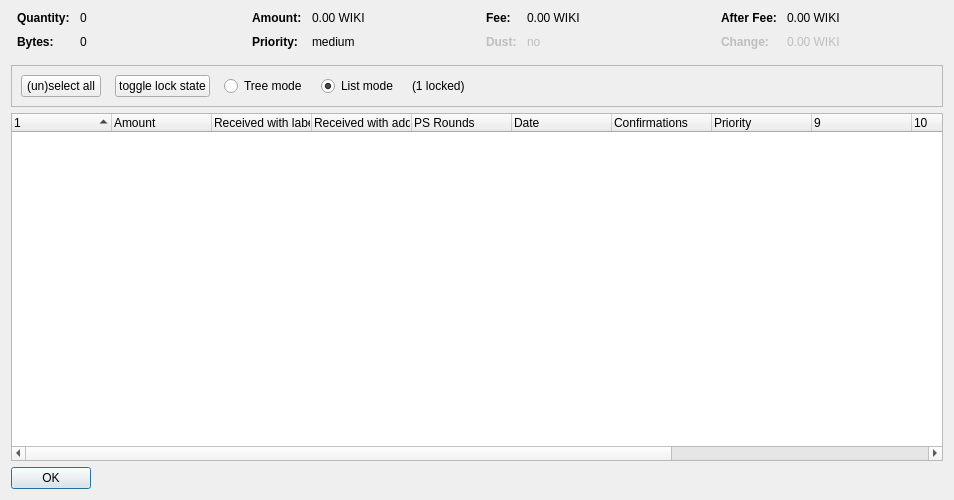
<?xml version="1.0" encoding="UTF-8"?>
<ui version="4.0">
 <class>CoinControlDialog</class>
 <widget class="QDialog" name="CoinControlDialog">
  <property name="geometry">
   <rect>
    <x>0</x>
    <y>0</y>
    <width>954</width>
    <height>500</height>
   </rect>
  </property>
  <property name="windowTitle">
   <string>Coin Selection</string>
  </property>
  <layout class="QVBoxLayout" name="verticalLayout">
   <item>
    <layout class="QHBoxLayout" name="horizontalLayoutTop" stretch="0,0,0,0">
     <property name="topMargin">
      <number>0</number>
     </property>
     <property name="bottomMargin">
      <number>10</number>
     </property>
     <item>
      <layout class="QFormLayout" name="formLayoutCoinControl1">
       <property name="horizontalSpacing">
        <number>10</number>
       </property>
       <property name="verticalSpacing">
        <number>10</number>
       </property>
       <property name="leftMargin">
        <number>6</number>
       </property>
       <property name="rightMargin">
        <number>6</number>
       </property>
       <item row="0" column="0">
        <widget class="QLabel" name="labelCoinControlQuantityText">
         <property name="font">
          <font>
           <weight>75</weight>
           <bold>true</bold>
          </font>
         </property>
         <property name="text">
          <string>Quantity:</string>
         </property>
        </widget>
       </item>
       <item row="0" column="1">
        <widget class="QLabel" name="labelCoinControlQuantity">
         <property name="cursor">
          <cursorShape>IBeamCursor</cursorShape>
         </property>
         <property name="contextMenuPolicy">
          <enum>Qt::ActionsContextMenu</enum>
         </property>
         <property name="text">
          <string notr="true">0</string>
         </property>
         <property name="textInteractionFlags">
          <set>Qt::LinksAccessibleByMouse|Qt::TextSelectableByKeyboard|Qt::TextSelectableByMouse</set>
         </property>
        </widget>
       </item>
       <item row="1" column="0">
        <widget class="QLabel" name="labelCoinControlBytesText">
         <property name="font">
          <font>
           <weight>75</weight>
           <bold>true</bold>
          </font>
         </property>
         <property name="text">
          <string>Bytes:</string>
         </property>
        </widget>
       </item>
       <item row="1" column="1">
        <widget class="QLabel" name="labelCoinControlBytes">
         <property name="cursor">
          <cursorShape>IBeamCursor</cursorShape>
         </property>
         <property name="contextMenuPolicy">
          <enum>Qt::ActionsContextMenu</enum>
         </property>
         <property name="text">
          <string notr="true">0</string>
         </property>
         <property name="textInteractionFlags">
          <set>Qt::LinksAccessibleByMouse|Qt::TextSelectableByKeyboard|Qt::TextSelectableByMouse</set>
         </property>
        </widget>
       </item>
      </layout>
     </item>
     <item>
      <layout class="QFormLayout" name="formLayoutCoinControl2">
       <property name="horizontalSpacing">
        <number>10</number>
       </property>
       <property name="verticalSpacing">
        <number>10</number>
       </property>
       <property name="leftMargin">
        <number>6</number>
       </property>
       <property name="rightMargin">
        <number>6</number>
       </property>
       <item row="0" column="0">
        <widget class="QLabel" name="labelCoinControlAmountText">
         <property name="font">
          <font>
           <weight>75</weight>
           <bold>true</bold>
          </font>
         </property>
         <property name="text">
          <string>Amount:</string>
         </property>
        </widget>
       </item>
       <item row="0" column="1">
        <widget class="QLabel" name="labelCoinControlAmount">
         <property name="cursor">
          <cursorShape>IBeamCursor</cursorShape>
         </property>
         <property name="contextMenuPolicy">
          <enum>Qt::ActionsContextMenu</enum>
         </property>
         <property name="text">
          <string notr="true">0.00 WIKI</string>
         </property>
         <property name="textInteractionFlags">
          <set>Qt::LinksAccessibleByMouse|Qt::TextSelectableByKeyboard|Qt::TextSelectableByMouse</set>
         </property>
        </widget>
       </item>
       <item row="1" column="0">
        <widget class="QLabel" name="labelCoinControlPriorityText">
         <property name="font">
          <font>
           <weight>75</weight>
           <bold>true</bold>
          </font>
         </property>
         <property name="text">
          <string>Priority:</string>
         </property>
        </widget>
       </item>
       <item row="1" column="1">
        <widget class="QLabel" name="labelCoinControlPriority">
         <property name="cursor">
          <cursorShape>IBeamCursor</cursorShape>
         </property>
         <property name="contextMenuPolicy">
          <enum>Qt::ActionsContextMenu</enum>
         </property>
         <property name="text">
          <string>medium</string>
         </property>
         <property name="textInteractionFlags">
          <set>Qt::LinksAccessibleByMouse|Qt::TextSelectableByKeyboard|Qt::TextSelectableByMouse</set>
         </property>
        </widget>
       </item>
      </layout>
     </item>
     <item>
      <layout class="QFormLayout" name="formLayoutCoinControl3">
       <property name="horizontalSpacing">
        <number>10</number>
       </property>
       <property name="verticalSpacing">
        <number>10</number>
       </property>
       <property name="leftMargin">
        <number>6</number>
       </property>
       <property name="rightMargin">
        <number>6</number>
       </property>
       <item row="0" column="0">
        <widget class="QLabel" name="labelCoinControlFeeText">
         <property name="font">
          <font>
           <weight>75</weight>
           <bold>true</bold>
          </font>
         </property>
         <property name="text">
          <string>Fee:</string>
         </property>
        </widget>
       </item>
       <item row="0" column="1">
        <widget class="QLabel" name="labelCoinControlFee">
         <property name="cursor">
          <cursorShape>IBeamCursor</cursorShape>
         </property>
         <property name="contextMenuPolicy">
          <enum>Qt::ActionsContextMenu</enum>
         </property>
         <property name="text">
          <string notr="true">0.00 WIKI</string>
         </property>
         <property name="textInteractionFlags">
          <set>Qt::LinksAccessibleByMouse|Qt::TextSelectableByKeyboard|Qt::TextSelectableByMouse</set>
         </property>
        </widget>
       </item>
       <item row="1" column="0">
        <widget class="QLabel" name="labelCoinControlLowOutputText">
         <property name="enabled">
          <bool>false</bool>
         </property>
         <property name="font">
          <font>
           <weight>75</weight>
           <bold>true</bold>
          </font>
         </property>
         <property name="text">
          <string>Dust:</string>
         </property>
        </widget>
       </item>
       <item row="1" column="1">
        <widget class="QLabel" name="labelCoinControlLowOutput">
         <property name="enabled">
          <bool>false</bool>
         </property>
         <property name="cursor">
          <cursorShape>IBeamCursor</cursorShape>
         </property>
         <property name="contextMenuPolicy">
          <enum>Qt::ActionsContextMenu</enum>
         </property>
         <property name="text">
          <string>no</string>
         </property>
         <property name="textInteractionFlags">
          <set>Qt::LinksAccessibleByMouse|Qt::TextSelectableByKeyboard|Qt::TextSelectableByMouse</set>
         </property>
        </widget>
       </item>
      </layout>
     </item>
     <item>
      <layout class="QFormLayout" name="formLayoutCoinControl4">
       <property name="horizontalSpacing">
        <number>10</number>
       </property>
       <property name="verticalSpacing">
        <number>10</number>
       </property>
       <property name="leftMargin">
        <number>6</number>
       </property>
       <property name="rightMargin">
        <number>6</number>
       </property>
       <item row="0" column="0">
        <widget class="QLabel" name="labelCoinControlAfterFeeText">
         <property name="font">
          <font>
           <weight>75</weight>
           <bold>true</bold>
          </font>
         </property>
         <property name="text">
          <string>After Fee:</string>
         </property>
        </widget>
       </item>
       <item row="0" column="1">
        <widget class="QLabel" name="labelCoinControlAfterFee">
         <property name="cursor">
          <cursorShape>IBeamCursor</cursorShape>
         </property>
         <property name="contextMenuPolicy">
          <enum>Qt::ActionsContextMenu</enum>
         </property>
         <property name="text">
          <string notr="true">0.00 WIKI</string>
         </property>
         <property name="textInteractionFlags">
          <set>Qt::LinksAccessibleByMouse|Qt::TextSelectableByKeyboard|Qt::TextSelectableByMouse</set>
         </property>
        </widget>
       </item>
       <item row="1" column="0">
        <widget class="QLabel" name="labelCoinControlChangeText">
         <property name="enabled">
          <bool>false</bool>
         </property>
         <property name="font">
          <font>
           <weight>75</weight>
           <bold>true</bold>
          </font>
         </property>
         <property name="text">
          <string>Change:</string>
         </property>
        </widget>
       </item>
       <item row="1" column="1">
        <widget class="QLabel" name="labelCoinControlChange">
         <property name="enabled">
          <bool>false</bool>
         </property>
         <property name="cursor">
          <cursorShape>IBeamCursor</cursorShape>
         </property>
         <property name="contextMenuPolicy">
          <enum>Qt::ActionsContextMenu</enum>
         </property>
         <property name="text">
          <string notr="true">0.00 WIKI</string>
         </property>
         <property name="textInteractionFlags">
          <set>Qt::LinksAccessibleByMouse|Qt::TextSelectableByKeyboard|Qt::TextSelectableByMouse</set>
         </property>
        </widget>
       </item>
      </layout>
     </item>
    </layout>
   </item>
   <item>
    <widget class="QFrame" name="frame">
     <property name="minimumSize">
      <size>
       <width>0</width>
       <height>40</height>
      </size>
     </property>
     <property name="frameShape">
      <enum>QFrame::StyledPanel</enum>
     </property>
     <property name="frameShadow">
      <enum>QFrame::Sunken</enum>
     </property>
     <layout class="QHBoxLayout" name="horizontalLayout">
      <item>
       <layout class="QHBoxLayout" name="horizontalLayoutPanel" stretch="0,0,0,0,0,0">
        <property name="spacing">
         <number>14</number>
        </property>
        <item>
         <widget class="QPushButton" name="pushButtonSelectAll">
          <property name="sizePolicy">
           <sizepolicy hsizetype="Maximum" vsizetype="Fixed">
            <horstretch>0</horstretch>
            <verstretch>0</verstretch>
           </sizepolicy>
          </property>
          <property name="text">
           <string>(un)select all</string>
          </property>
          <property name="autoDefault">
           <bool>false</bool>
          </property>
         </widget>
        </item>
        <item>
         <widget class="QPushButton" name="pushButtonToggleLock">
          <property name="sizePolicy">
           <sizepolicy hsizetype="Maximum" vsizetype="Fixed">
            <horstretch>0</horstretch>
            <verstretch>0</verstretch>
           </sizepolicy>
          </property>
          <property name="text">
           <string>toggle lock state</string>
          </property>
          <property name="autoDefault">
           <bool>false</bool>
          </property>
         </widget>
        </item>
        <item>
         <widget class="QRadioButton" name="radioTreeMode">
          <property name="sizePolicy">
           <sizepolicy hsizetype="Maximum" vsizetype="Fixed">
            <horstretch>0</horstretch>
            <verstretch>0</verstretch>
           </sizepolicy>
          </property>
          <property name="text">
           <string>Tree mode</string>
          </property>
         </widget>
        </item>
        <item>
         <widget class="QRadioButton" name="radioListMode">
          <property name="sizePolicy">
           <sizepolicy hsizetype="Maximum" vsizetype="Fixed">
            <horstretch>0</horstretch>
            <verstretch>0</verstretch>
           </sizepolicy>
          </property>
          <property name="text">
           <string>List mode</string>
          </property>
          <property name="checked">
           <bool>true</bool>
          </property>
         </widget>
        </item>
        <item>
         <widget class="QLabel" name="labelLocked">
          <property name="text">
           <string>(1 locked)</string>
          </property>
         </widget>
        </item>
        <item>
         <spacer name="horizontalSpacer">
          <property name="orientation">
           <enum>Qt::Horizontal</enum>
          </property>
          <property name="sizeHint" stdset="0">
           <size>
            <width>40</width>
            <height>20</height>
           </size>
          </property>
         </spacer>
        </item>
       </layout>
      </item>
     </layout>
    </widget>
   </item>
   <item>
    <widget class="CoinControlTreeWidget" name="treeWidget">
     <property name="contextMenuPolicy">
      <enum>Qt::CustomContextMenu</enum>
     </property>
     <property name="sortingEnabled">
      <bool>false</bool>
     </property>
     <property name="columnCount">
      <number>13</number>
     </property>
     <attribute name="headerShowSortIndicator" stdset="0">
      <bool>true</bool>
     </attribute>
     <attribute name="headerStretchLastSection">
      <bool>false</bool>
     </attribute>
     <column>
      <property name="text">
       <string/>
      </property>
     </column>
     <column>
      <property name="text">
       <string>Amount</string>
      </property>
     </column>
     <column>
      <property name="text">
       <string>Received with label</string>
      </property>
     </column>
     <column>
      <property name="text">
       <string>Received with address</string>
      </property>
     </column>
     <column>
      <property name="text">
       <string>PS Rounds</string>
      </property>
     </column>
     <column>
      <property name="text">
       <string>Date</string>
      </property>
     </column>
     <column>
      <property name="text">
       <string>Confirmations</string>
      </property>
      <property name="toolTip">
       <string>Confirmed</string>
      </property>
     </column>
     <column>
      <property name="text">
       <string>Priority</string>
      </property>
     </column>
     <column>
      <property name="text">
       <string/>
      </property>
     </column>
     <column>
      <property name="text">
       <string/>
      </property>
     </column>
     <column>
      <property name="text">
       <string/>
      </property>
     </column>
     <column>
      <property name="text">
       <string/>
      </property>
     </column>
     <column>
      <property name="text">
       <string/>
      </property>
     </column>
    </widget>
   </item>
   <item>
    <widget class="QDialogButtonBox" name="buttonBox">
     <property name="sizePolicy">
      <sizepolicy hsizetype="Maximum" vsizetype="Fixed">
       <horstretch>0</horstretch>
       <verstretch>0</verstretch>
      </sizepolicy>
     </property>
     <property name="orientation">
      <enum>Qt::Horizontal</enum>
     </property>
     <property name="standardButtons">
      <set>QDialogButtonBox::Ok</set>
     </property>
    </widget>
   </item>
  </layout>
 </widget>
 <customwidgets>
  <customwidget>
   <class>CoinControlTreeWidget</class>
   <extends>QTreeWidget</extends>
   <header>coincontroltreewidget.h</header>
  </customwidget>
 </customwidgets>
 <resources/>
 <connections/>
</ui>
